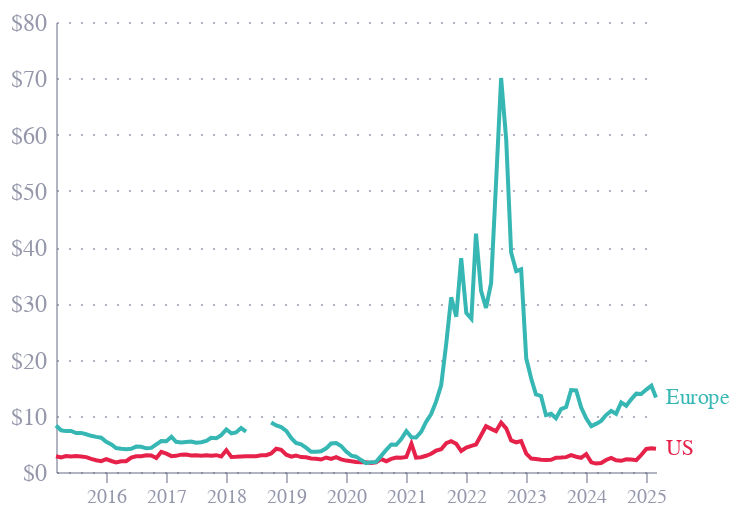

Notebook source saved alongside this figure:
### Code cell
df = pd.read_excel("eu_us_natural_gas_prices.xlsx", skiprows=1)
df['date'] = df.date.str.replace("July", "Jul")
df['date'] = pd.to_datetime(df['date'], format="%b '%y")
df = df.melt(id_vars=['date'], var_name='region', value_name='price')

df['label'] = np.where(df['date'] == df['date'].max(), df.region, '')

lines = alt.Chart(df).mark_line().encode(
    x=alt.X('date:T', title=''),
    y=alt.Y('price:Q', title='',
            axis=alt.Axis(format='$.0f', titleFontSize=14, labelFontSize=12),
            ),
    color=alt.Color('region:N', title='Region',
                    legend=None,
                    scale=alt.Scale()),
)
end_labels = lines.mark_text(
    align='left',
    baseline='middle',
    dx=5,
).encode(
    text=alt.Text('label:N', title=''),
)
chart = lines+end_labels
chart = chart.properties(
    width=300,
    height=225,
)

chart.save('eu_us_natural_gas_prices.png', scale_factor=4)
chart.save('eu_us_natural_gas_prices.json')
chart

### Figure 1 — Vega-Lite specification as saved in the notebook (floating-point values rounded to 4 significant figures; data arrays with more than 128 entries replaced by an {"elided": "..."} marker saying what was removed)
{"config": {"font": "Circular Std", "mark": {"line": {"interpolate": "monotone"}}, "view": {"stroke": "transparent", "width": 400, "height": 300}, "range": {"category": ["#36B7B4", "#E6224B", "#F4C245", "#0063AF", "#00A767", "#179FDB", "#EB5C2E"], "diverging": ["#E6224B", "#E54753", "#C9C9C9", "#179FDB", "#122B39"], "heatmap": ["#C9C9C9", "#179FDB", "#0063AF", "#122B39"], "ordinal": ["#00A767", "#36B7B4", "#179FDB", "#0063AF", "#243B5A"]}, "axisX": {"domainColor": "#676A86", "domainOpacity": 0.5, "grid": false, "labelAngle": 0, "labelColor": "#676A86", "labelOpacity": 0.7, "orient": "bottom", "tickColor": "#676A86", "tickCount": 10, "tickOpacity": 0.5, "title": false, "titleAlign": "center", "titleAnchor": "middle", "titleColor": "#676A86", "titleFontSize": 12, "titleOpacity": 0.8, "titleY": -15}, "axisY": {"domainColor": "#676A86", "domainOpacity": 0.5, "gridColor": "#676A86", "gridDash": [1, 5], "gridOpacity": 0.5, "labelColor": "#676A86", "labelOpacity": 0.7, "labelPadding": 5, "tickColor": "#676A86", "tickCount": 8, "tickOpacity": 0.5, "ticks": false, "titleAlign": "left", "titleAngle": 0, "titleBaseline": "bottom", "titleColor": "#676A86", "titleFontSize": 12, "titleOpacity": 0.8, "titleX": 0, "titleY": -7}}, "layer": [{"mark": {"type": "line"}, "encoding": {"color": {"field": "region", "legend": null, "scale": {}, "title": "Region", "type": "nominal"}, "x": {"field": "date", "title": "", "type": "temporal"}, "y": {"axis": {"format": "$.0f", "labelFontSize": 12, "titleFontSize": 14}, "field": "price", "title": "", "type": "quantitative"}}}, {"mark": {"type": "text", "align": "left", "baseline": "middle", "dx": 5}, "encoding": {"color": {"field": "region", "legend": null, "scale": {}, "title": "Region", "type": "nominal"}, "text": {"field": "label", "title": "", "type": "nominal"}, "x": {"field": "date", "title": "", "type": "temporal"}, "y": {"axis": {"format": "$.0f", "labelFontSize": 12, "titleFontSize": 14}, "field": "price", "title": "", "type": "quantitative"}}}], "data": {"name": "data-7485b7677b1585801763734d483dbec6"}, "height": 225, "width": 300, "$schema": "https://vega.github.io/schema/vega-lite/v5.20.1.json", "datasets": {"data-7485b7677b1585801763734d483dbec6": {"elided": "240 records"}}}
